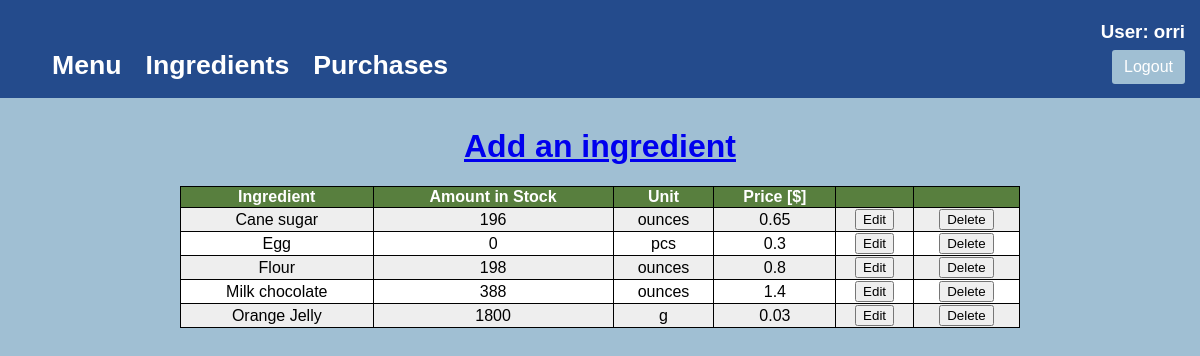
The page /ingr/ (signed in) on the database its author committed.
### inventory/models.py (models this page shows, shortened)
class Ingredient(models.Model):
    ingredientName = models.CharField(max_length=50, verbose_name="Ingredient")
    ingredientStock = models.IntegerField(default=0, verbose_name="Amount in stock")
    ingredientUnit = models.CharField(max_length=10, default="?", verbose_name="Unit")
    ingredientPrice = models.FloatField(default=0, verbose_name="Price")

### inventory/views.py (the view)
# urls.py: path("ingr/", views.ingr, name="ingr"),
@login_required
def ingr(request):
  all_ingredients = Ingredient.objects.all()
  context = {"ingredients" : all_ingredients}
  return render(request, 'inventory/ingr.html', context)

### inventory/templates/inventory/ingr.html (shortened to what this page needs)
{% extends 'inventory/base.html' %}
{% block content %}
<h1><a href="{% url 'ingredientcreate' %}">Add an ingredient</a></h1>
<div>
  <table>
    <tr>
      <th>Ingredient</th>
      <th>Amount in Stock</th>
      <th>Unit</th>
      <th>Price [$]</th>
      <th> </th>
      <th> </th>
    </tr>
    {% for item in ingredients|dictsort:'ingredientName' %}
    <tr>
      <td>{{ item.ingredientName }}</td>
      <td>{{ item.ingredientStock }}</td>
      <td>{{ item.ingredientUnit }}</td>
      <td>{{ item.ingredientPrice }}</td>
      <td><a href="{% url 'ingredientupdate' item.id %}"><button>Edit</button></a></td>
      <td><a href="{% url 'ingredientdelete' item.id %}"><button>Delete</button></a></td>
    </tr>
    {% endfor %}
  </table>
</div>
{% endblock %}

### inventory/templates/inventory/base.html (shortened to what this page needs)
{% load static %}
<!DOCTYPE html>
<html>
    <head>
        <link rel="stylesheet" href="{% static 'inventory/base_style.css' %}"/>
    </head>
    <body>
        <header class="page-header" >
            {% if user.is_authenticated %}
                <h3 class="user-name">User: {{ user.username }}</h3>
            {% endif %}
            <div class="container">
                <h1><a href="{% url 'menu' %}" class="nav-link1">Menu</a></h1>
                <h1><a href="{% url 'ingr' %}" class="nav-link2">Ingredients</a></h1>
                <h1><a href="{% url 'purch' %}" class="nav-link4">Purchases</a></h1>
                {% if user.is_authenticated %}
                    <a class="logout-button" href="{% url 'logout' %}">Logout</a>
                {% else %}
                    <a class="logout-button" href="{% url 'login' %}">Login</a>
                {% endif %}
            </div>
        </header>
        {% block content%}
        {% endblock %}
    </body>
</html>

### inventory/static/inventory/base_style.css (style rules this page uses)
html { font-family: Arial, Helvetica, sans-serif; text-align: center; }
body, html { padding: 0; margin: 0; background-color: #a0bfd3; }
h1 { color: black; }
h3 { color: white; }
.page-header { background-color: #244b8c; margin-top: 0; margin-bottom: 30px; padding: 20px 20px 60px 40px; }
.page-header h1, .page-header h1 a, .page-header h1 a:visited, .page-header h1 a:active { color: #ffffff; font-size: 20pt; text-decoration: none; }
.container a { float:left; padding: 12px; }
table, th, td { border: 1px solid black; }
table { border-collapse: collapse; width: 70%; margin-left: auto; margin-right: auto; }
th { background-color: #587F3E; color: white; }
tr:nth-child(even) { background-color: #eee; }
tr:nth-child(odd) { background-color: #fff; }
.logout-button { color: white; background-color: #a0bfd3; border-radius: 3px; text-decoration: none; position: absolute; top: 50px; right: 15px; height: 10px; display: flex; justify-content: center; align-items: center; }
.user-name { position: absolute; top: 2px; right: 15px; }

### rows shown on the page
Ingredient: ingredientName "Cane sugar", ingredientStock "196", ingredientUnit "ounces", ingredientPrice "0.65"
Ingredient: ingredientName "Egg", ingredientStock "0", ingredientUnit "pcs", ingredientPrice "0.3"
Ingredient: ingredientName "Flour", ingredientStock "198", ingredientUnit "ounces", ingredientPrice "0.8"
Ingredient: ingredientName "Milk chocolate", ingredientStock "388", ingredientUnit "ounces", ingredientPrice "1.4"
Ingredient: ingredientName "Orange Jelly", ingredientStock "1800", ingredientUnit "g", ingredientPrice "0.03"

### other values the page prints
{{ user.username }} "orri"
